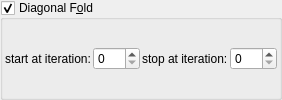
    <widget class="MyGroupBox" name="groupCheck_transf_function_enabledC_false">
     <property name="toolTip">
      <string>&lt;html&gt;&lt;head/&gt;&lt;body&gt;&lt;p&gt;bailout may need to be increased for this option&lt;/p&gt;&lt;/body&gt;&lt;/html&gt;</string>
     </property>
     <property name="title">
      <string>Diagonal F&amp;old</string>
     </property>
     <property name="checkable">
      <bool>true</bool>
     </property>
     <layout class="QVBoxLayout" name="verticalLayout_13" stretch="0">
      <property name="spacing">
       <number>2</number>
      </property>
      <property name="leftMargin">
       <number>2</number>
      </property>
      <property name="topMargin">
       <number>2</number>
      </property>
      <property name="rightMargin">
       <number>2</number>
      </property>
      <property name="bottomMargin">
       <number>2</number>
      </property>
      <item>
       <layout class="QGridLayout" name="gridLayout_68">
        <property name="spacing">
         <number>2</number>
        </property>
        <item row="1" column="3">
         <widget class="MySpinBox" name="spinboxInt_transf_stop_iterations_C1">
          <property name="sizePolicy">
           <sizepolicy hsizetype="Minimum" vsizetype="Maximum">
            <horstretch>0</horstretch>
            <verstretch>0</verstretch>
           </sizepolicy>
          </property>
          <property name="maximum">
           <number>999</number>
          </property>
         </widget>
        </item>
        <item row="1" column="1">
         <widget class="MySpinBox" name="spinboxInt_transf_start_iterations_C">
          <property name="sizePolicy">
           <sizepolicy hsizetype="Minimum" vsizetype="Maximum">
            <horstretch>0</horstretch>
            <verstretch>0</verstretch>
           </sizepolicy>
          </property>
          <property name="maximum">
           <number>999</number>
          </property>
         </widget>
        </item>
        <item row="1" column="0">
         <widget class="QLabel" name="label_273">
          <property name="text">
           <string>start at iteration:</string>
          </property>
         </widget>
        </item>
        <item row="1" column="2">
         <widget class="QLabel" name="label_274">
          <property name="text">
           <string>stop at iteration:</string>
          </property>
         </widget>
        </item>
       </layout>
      </item>
     </layout>
    </widget>
